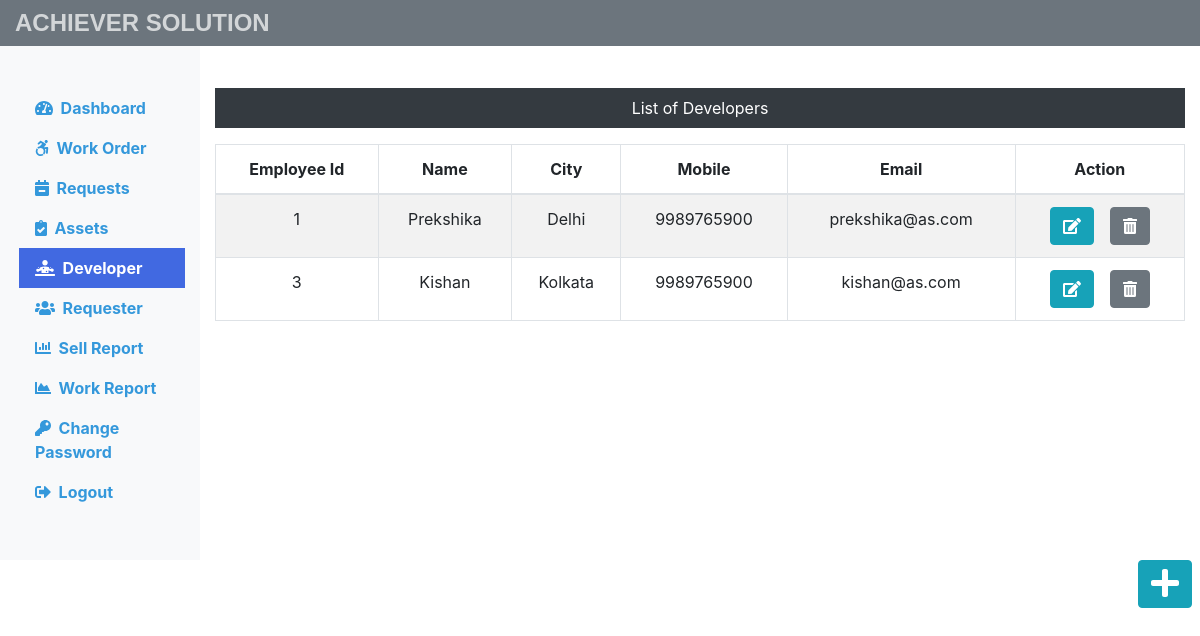
The app's page /Admin/developer.php (signed in) with its own data.
### tables this page shows
CREATE TABLE `developer` (
  `empid` int(11) NOT NULL,
  `empName` varchar(60) NOT NULL,
  `empCity` varchar(60) NOT NULL,
  `empMobile` bigint(20) NOT NULL,
  `empEmail` varchar(60) NOT NULL
);

### Admin/developer.php (the view, shortened to what this page needs)
<?php
include('includes/header.php');
include('../dbconnection.php');
?>
<div class="col-sm-9 col-md-10 mt-5 text-center">
	<p class="bg-dark text-white p-2">List of Developers</p>
	<?php
		$sql = "SELECT * FROM developer";
		$result = $conn->query($sql);
		if($result->num_rows > 0){
			echo '<table class="table table-striped table-bordered text-center">';
			echo '<thead>';
					echo '<tr>';
						echo '<th scope="col">Employee Id</th>';
						echo '<th scope="col">Name</th>';
						echo '<th scope="col">City</th>';
						echo '<th scope="col">Mobile</th>';
						echo '<th scope="col">Email</th>';
						echo '<th scope="col">Action</th>';
				echo '</thead>';
					echo '<tbody>';
					  while ($row = $result->fetch_assoc()){
						echo '<tr>';
							echo '<td>'.$row['empid'].'</td>';
							echo '<td>'.$row['empName'].'</td>';
							echo '<td>'.$row['empCity'].'</td>';
							echo '<td>'.$row['empMobile'].'</td>';
							echo '<td>'.$row['empEmail'].'</td>';
							echo '<td>';
								echo '<form action="editemp.php" method="post" class="mr-2 d-inline">';
									echo'<input type="hidden" name="id" value='.$row["empid"].'><button class="btn btn-info mr-2 " name="view" value="View" type="submit"><i class="fas fa-edit"></i></button>';
									echo '</form>';
									echo '<form action="" method="post" class="d-inline">';
									echo'<input type="hidden" name="id" value='.$row["empid"].'><button class="btn btn-secondary" name="delete" value="Delete" type="submit"><i class="fas fa-trash-alt"></i></button>';
								echo '</form>';
							echo '</td>';
						echo '</tr>';
					}
					echo '</tbody>';
			echo '</table>';
		}else{
			echo "<div class='alert alert-warning col-sm-6 mt-2' role='alert'> No Records Found ! </div>";
		}
	?>
</div>
<div class="pull-left ml-auto mr-2"><a href="insertemp.php" class="btn btn-info"><i class="fas fa-plus fa-2x"></i></a></div>
<?php
include('includes/footer.php');
?>

### css/custom.css (style rules this page uses)
html { scroll-behavior: smooth; transition: .4s ease all; }
a { color: white; color: #3498DB; }

### records on screen
developer: empid "1", empName "Prekshika", empCity "Delhi", empMobile "9989765900", empEmail "prekshika@as.com"
developer: empid "3", empName "Kishan", empCity "Kolkata", empMobile "9989765900", empEmail "kishan@as.com"
